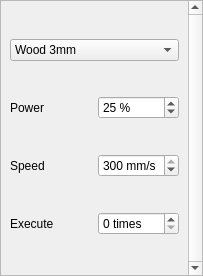
<?xml version="1.0" encoding="UTF-8"?>
<ui version="4.0">
 <class>LayerParamsPanel</class>
 <widget class="QFrame" name="LayerParamsPanel">
  <property name="geometry">
   <rect>
    <x>0</x>
    <y>0</y>
    <width>203</width>
    <height>276</height>
   </rect>
  </property>
  <property name="windowTitle">
   <string>Frame</string>
  </property>
  <layout class="QVBoxLayout" name="verticalLayout_2">
   <property name="leftMargin">
    <number>0</number>
   </property>
   <property name="topMargin">
    <number>0</number>
   </property>
   <property name="rightMargin">
    <number>0</number>
   </property>
   <property name="bottomMargin">
    <number>0</number>
   </property>
   <item>
    <widget class="QScrollArea" name="parameterFrame">
     <property name="sizePolicy">
      <sizepolicy hsizetype="Expanding" vsizetype="Expanding">
       <horstretch>0</horstretch>
       <verstretch>2</verstretch>
      </sizepolicy>
     </property>
     <property name="minimumSize">
      <size>
       <width>0</width>
       <height>170</height>
      </size>
     </property>
     <property name="autoFillBackground">
      <bool>false</bool>
     </property>
     <property name="styleSheet">
      <string notr="true"/>
     </property>
     <property name="frameShadow">
      <enum>QFrame::Plain</enum>
     </property>
     <property name="verticalScrollBarPolicy">
      <enum>Qt::ScrollBarAlwaysOn</enum>
     </property>
     <property name="horizontalScrollBarPolicy">
      <enum>Qt::ScrollBarAlwaysOff</enum>
     </property>
     <property name="widgetResizable">
      <bool>true</bool>
     </property>
     <widget class="QWidget" name="scrollAreaWidgetContents">
      <property name="geometry">
       <rect>
        <x>0</x>
        <y>0</y>
        <width>187</width>
        <height>274</height>
       </rect>
      </property>
      <property name="sizePolicy">
       <sizepolicy hsizetype="Expanding" vsizetype="Expanding">
        <horstretch>0</horstretch>
        <verstretch>0</verstretch>
       </sizepolicy>
      </property>
      <layout class="QVBoxLayout" name="verticalLayout_3">
       <item>
        <widget class="QComboBox" name="comboBox_2">
         <property name="enabled">
          <bool>true</bool>
         </property>
         <property name="sizePolicy">
          <sizepolicy hsizetype="Expanding" vsizetype="Fixed">
           <horstretch>0</horstretch>
           <verstretch>0</verstretch>
          </sizepolicy>
         </property>
         <property name="editable">
          <bool>false</bool>
         </property>
         <item>
          <property name="text">
           <string>Wood 3mm</string>
          </property>
         </item>
         <item>
          <property name="text">
           <string>Acrylic 3mm</string>
          </property>
         </item>
        </widget>
       </item>
       <item>
        <layout class="QHBoxLayout" name="horizontalLayout_3">
         <item>
          <widget class="QLabel" name="label">
           <property name="text">
            <string>Power</string>
           </property>
          </widget>
         </item>
         <item>
          <widget class="QSpinBox" name="spinBoxPower">
           <property name="enabled">
            <bool>true</bool>
           </property>
           <property name="suffix">
            <string> %</string>
           </property>
           <property name="maximum">
            <number>100</number>
           </property>
           <property name="value">
            <number>25</number>
           </property>
          </widget>
         </item>
        </layout>
       </item>
       <item>
        <layout class="QHBoxLayout" name="horizontalLayout_2">
         <item>
          <widget class="QLabel" name="label_2">
           <property name="text">
            <string>Speed</string>
           </property>
          </widget>
         </item>
         <item>
          <widget class="QSpinBox" name="spinBoxSpeed">
           <property name="suffix">
            <string> mm/s</string>
           </property>
           <property name="maximum">
            <number>300</number>
           </property>
           <property name="value">
            <number>300</number>
           </property>
          </widget>
         </item>
        </layout>
       </item>
       <item>
        <layout class="QHBoxLayout" name="horizontalLayout_4">
         <item>
          <widget class="QLabel" name="label_4">
           <property name="text">
            <string>Execute</string>
           </property>
          </widget>
         </item>
         <item>
          <widget class="QSpinBox" name="spinBoxRepeat">
           <property name="suffix">
            <string> times</string>
           </property>
          </widget>
         </item>
        </layout>
       </item>
      </layout>
     </widget>
    </widget>
   </item>
  </layout>
 </widget>
 <resources/>
 <connections/>
</ui>
